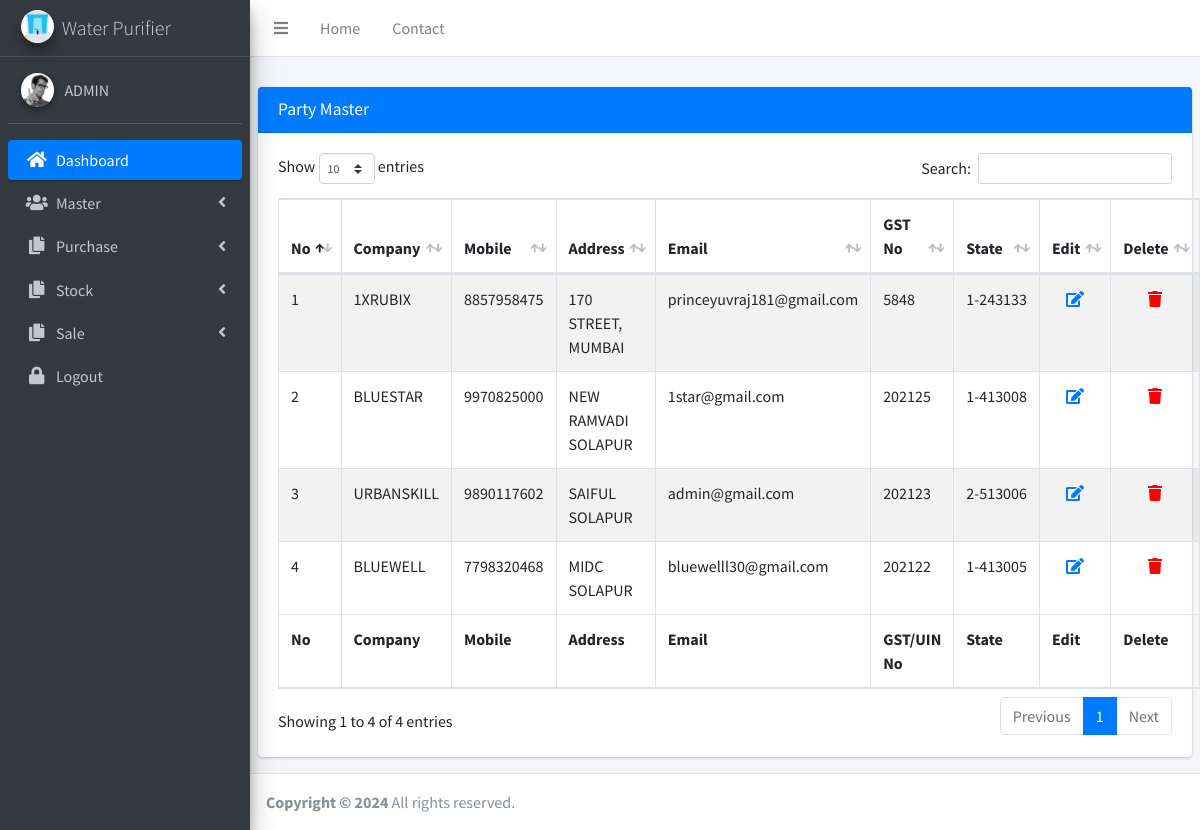
Page /party_master.php (signed in) on the committed database.
### tables this page shows
CREATE TABLE `party_details` (
  `id` int(11) NOT NULL,
  `company_nm` varchar(100) DEFAULT '0',
  `mobile` varchar(50) DEFAULT '0',
  `adrs` varchar(500) DEFAULT '0',
  `email` varchar(50) DEFAULT '0',
  `gst_no` varchar(30) DEFAULT '0',
  `state` varchar(50) DEFAULT '0',
  `city_pin` varchar(10) DEFAULT '0',
  `sts` int(4) DEFAULT 0,
  `edt` timestamp NULL DEFAULT current_timestamp()
);

### party_master.php (the view, shortened to what this page needs)
<!DOCTYPE html>
<html>
<head>
  <?php include('common/meta.php');?>
</head>
<body class="hold-transition sidebar-mini">
<div class="wrapper">
  <nav class="main-header navbar navbar-expand navbar-white navbar-light">
    <ul class="navbar-nav">
      <li class="nav-item">
        <a class="nav-link" data-widget="pushmenu" href="#"><i class="fas fa-bars"></i></a>
      </li>
      <li class="nav-item d-none d-sm-inline-block">
        <a href="#" class="nav-link">Home</a>
      </li>
      <li class="nav-item d-none d-sm-inline-block">
        <a href="#" class="nav-link">Contact</a>
      </li>
    </ul>
  </nav>
  <?php include('common/sidemenu.php');?>
  <div class="content-wrapper">
    <section class="content-header">
    </section>
    <section class="content">
      <div class="row">
        <div class="col-12">
          <div class="card card-primary">
            <div class="card-header">
              <h3 class="card-title">Party Master</h3>
            </div>
            <div class="card-body">
              <table id="example1" class="table table-bordered table-striped">
                <thead>
                <tr>
                  <th>No</th>
                  <th>Company</th>
                  <th>Mobile</th>
                  <th>Address</th>
                  <th>Email</th>
                  <th>GST No</th>
                  <th>State</th>
                  <th>Edit</th>
                  <th>Delete</th>
                </tr>
                </thead>
                <tbody>
                <?php
				include('lib/function.php');
				$qry="SELECT company_nm,mobile,adrs,email,gst_no,state,city_pin FROM party_details WHERE sts='0' ORDER BY id DESC";
				$st=$conn->prepare($qry);
				$st->execute();
				$cnt=1;
				while($row=$st->fetch(PDO::FETCH_ASSOC))
				{
					echo '<tr>';
					echo '<td>'.$cnt.'</td>';
					echo '<td>'.$row['company_nm'].'</td>';
					echo '<td>'.$row['mobile'].'</td>';
					echo '<td>'.$row['adrs'].'</td>';
					echo '<td>'.$row['email'].'</td>';
					echo '<td>'.$row['gst_no'].'</td>';
					echo '<td>'.$row['state'].'-'.$row['city_pin'].'</td>';
					echo '<td align="center"><i class="fa fa-edit" style="color:#007bff"></i></td>';
					echo '<td align="center"><i class="fa fa-trash" style="color:#f00"></i></td>';
					echo '</tr>';
					$cnt++;
				}
				?>
                </tbody>
                <tfoot>
                <tr>
                  <th>No</th>
                  <th>Company</th>
                  <th>Mobile</th>
                  <th>Address</th>
                  <th>Email</th>
                  <th>GST/UIN No</th>
                  <th>State</th>
                  <th>Edit</th>
                  <th>Delete</th>
                </tr>
                </tfoot>
              </table>
            </div>
          </div>
        </div>
      </div>
    </section>
  </div>
  <?php include('common/footer.php')?>
</div>
</body>
</html>

### common/sidemenu.php (shortened to what this page needs)
<aside class="main-sidebar sidebar-dark-primary elevation-4">
    <a href="index3.php" class="brand-link">
      <img src="img/favicon.png" alt="Water Purifier" class="brand-image img-circle elevation-3">
      <span class="brand-text font-weight-light">Water Purifier</span>
    </a>
    <div class="sidebar">
      <div class="user-panel mt-3 pb-3 mb-3 d-flex">
    	<div class="image">
          <img src="dist/img/user2-160x160.jpg" class="img-circle elevation-2" alt="User Image">
        </div>
        <div class="info">
          <a href="#" class="d-block">
		  <?php
		  $uId=$_SESSION['logId'];
		  include('lib/function.php');
		  $qry="SELECT uname FROM login_tbl WHERE id='$uId'";
		  $st=$conn->prepare($qry);
		  $st->execute();
		  $row=$st->fetch(PDO::FETCH_ASSOC);
		  $usernm=$row['uname'];
		  echo strtoupper($usernm);
		  ?>
          </a>
        </div>
      </div>
      <nav class="mt-2">
        <ul class="nav nav-pills nav-sidebar flex-column" data-widget="treeview" role="menu" data-accordion="false">
          <li class="nav-item has-treeview menu-open">
            <a href="admin.php" class="nav-link active">
              <i class="nav-icon fas fa-home"></i>
              <p>
                Dashboard
              </p>
            </a>
          </li>
          <li class="nav-item has-treeview">
            <a href="#" class="nav-link">
              <i class="nav-icon fas fa-users"></i>
              <p>
                Master
                <i class="fas fa-angle-left right"></i>
              </p>
            </a>
          </li>
          <li class="nav-item has-treeview">
            <a href="#" class="nav-link">
              <i class="nav-icon fas fa-copy"></i>
              <p>
                Purchase
                <i class="fas fa-angle-left right"></i>
              </p>
            </a>
          </li>
          <li class="nav-item has-treeview">
            <a href="#" class="nav-link">
              <i class="nav-icon fas fa-copy"></i>
              <p>
                Stock
                <i class="fas fa-angle-left right"></i>
              </p>
            </a>
          </li>
          <li class="nav-item has-treeview">
            <a href="#" class="nav-link">
              <i class="nav-icon fas fa-copy"></i>
              <p>
                Sale
                <i class="fas fa-angle-left right"></i>
              </p>
            </a>
          </li>
           <li class="nav-item">
            <a href="logout.php" class="nav-link">
              <i class="fas fa-lock nav-icon"></i>
              <p>Logout</p>
            </a>
           </li>
        </ul>
      </nav>
    </div>
  </aside>

### rows in the picture
party_details: company_nm "1XRUBIX", mobile "8857958475", adrs "170 STREET, MUMBAI", email "princeyuvraj181@gmail.com", gst_no "5848", state "1", city_pin "243133"
party_details: company_nm "BLUESTAR", mobile "9970825000", adrs "NEW RAMVADI SOLAPUR", email "1star@gmail.com", gst_no "202125", state "1", city_pin "413008"
party_details: company_nm "URBANSKILL", mobile "9890117602", adrs "SAIFUL SOLAPUR", email "admin@gmail.com", gst_no "202123", state "2", city_pin "513006"
party_details: company_nm "BLUEWELL", mobile "7798320468", adrs "MIDC SOLAPUR", email "bluewelll30@gmail.com", gst_no "202122", state "1", city_pin "413005"

### other values in the picture
$usernm "ADMIN"
